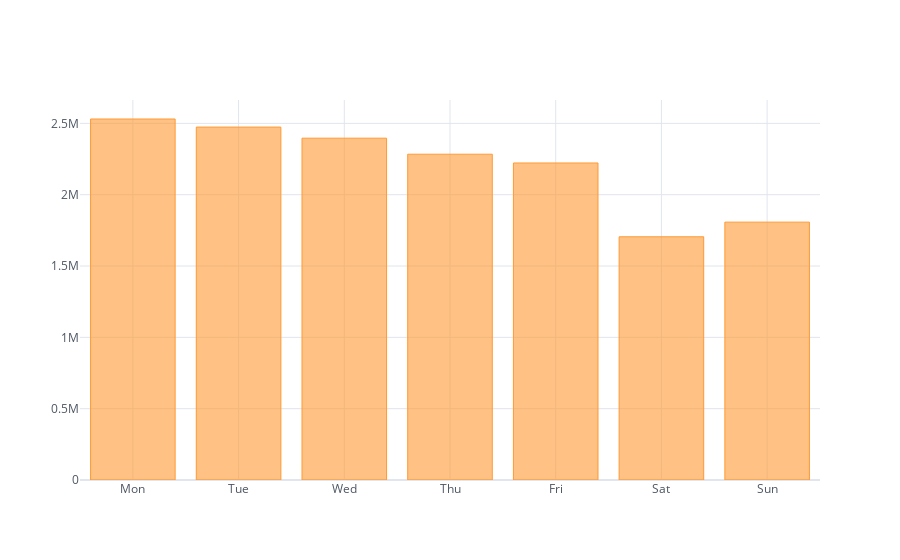

Notebook code cell kept with this figure:
### Code cell
merged_order_payment_weekday.iplot(kind='bar', theme='white')

### Figure 1 — Plotly figure (JSON) as saved in the notebook; plotly's stock layout.template omitted (floating-point values rounded to 4 significant figures)
{"data": [{"marker": {"color": "rgba(255, 153, 51, 0.6)", "line": {"color": "rgba(255, 153, 51, 1.0)", "width": 1}}, "name": "payment_value", "orientation": "v", "text": "", "type": "bar", "x": ["Mon", "Tue", "Wed", "Thu", "Fri", "Sat", "Sun"], "y": [2531000.0, 2474000.0, 2396000.0, 2284000.0, 2222000.0, 1705000.0, 1808000.0]}], "layout": {"legend": {"bgcolor": "#FFFFFF", "font": {"color": "#4D5663"}}, "paper_bgcolor": "#FFFFFF", "plot_bgcolor": "#FFFFFF", "title": {"font": {"color": "#4D5663"}}, "xaxis": {"gridcolor": "#E1E5ED", "showgrid": true, "tickfont": {"color": "#4D5663"}, "title": {"font": {"color": "#4D5663"}, "text": ""}, "zerolinecolor": "#E1E5ED"}, "yaxis": {"gridcolor": "#E1E5ED", "showgrid": true, "tickfont": {"color": "#4D5663"}, "title": {"font": {"color": "#4D5663"}, "text": ""}, "zerolinecolor": "#E1E5ED"}}}
